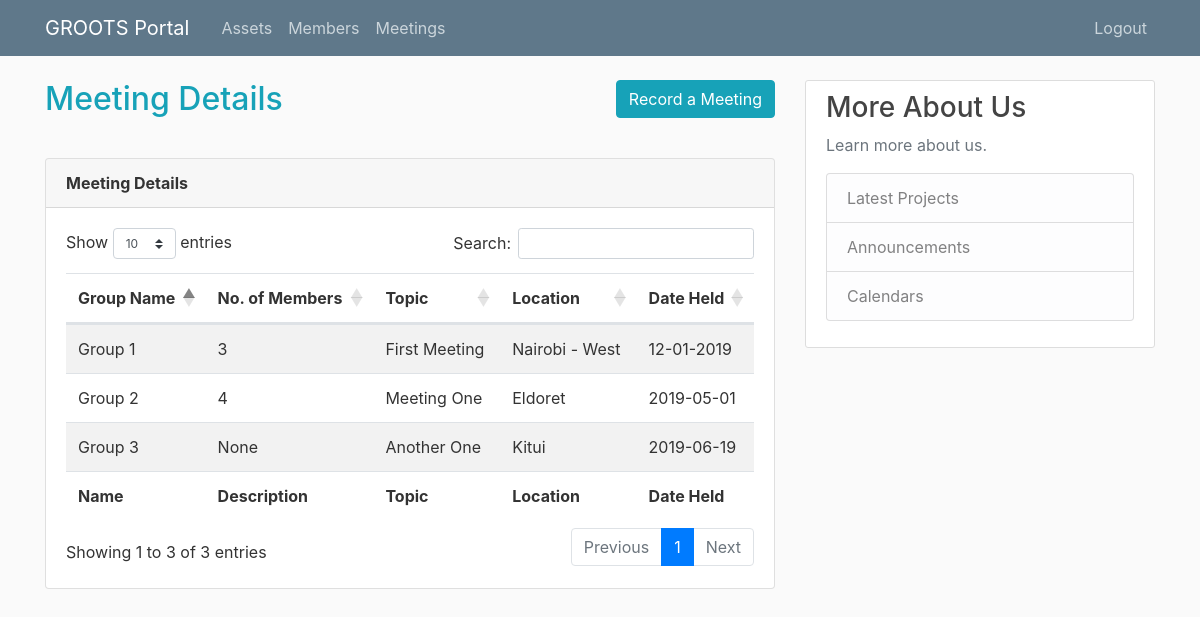
Page /meetings on the committed database.
### tables this page shows
CREATE TABLE meetings (id INTEGER PRIMARY KEY, group_id INT, topic VARCHAR(50), location VARCHAR(50), date_held VARCHAR(50));

CREATE TABLE groups(id INTEGER PRIMARY KEY, name VARCHAR(50));

### app.py (the view, shortened to what this page needs)
@app.route('/meetings', methods=['GET', 'POST'])
def meetings():
  if request.method == 'GET':
    query = """
      SELECT m.topic, m.location, m.date_held, g.name,
        (SELECT SUM(b.group_id) FROM members AS b WHERE b.group_id = m.group_id GROUP BY b.group_id)
      FROM meetings AS m
      JOIN groups AS g ON m.group_id = g.id
      ORDER BY m.id ASC
    """
    query1 = "SELECT * FROM groups"
    connection = sqlite3.connect('data.db')
    cursor = connection.cursor()
    cursor.execute(query)
    meetings = cursor.fetchall()
    cursor.execute(query1)
    groups = cursor.fetchall()
    connection.close()
    return render_template('meetings.html', meetings=meetings, groups=groups)

### templates/meetings.html (shortened to what this page needs)
<!doctype html>
<html lang="en">
  <head>
    <link rel="stylesheet" href="https://maxcdn.bootstrapcdn.com/bootstrap/4.0.0/css/bootstrap.min.css"
>
    <link rel="stylesheet" href="https://cdn.datatables.net/1.10.18/css/dataTables.bootstrap4.min.css">
    <link rel="stylesheet" href="{{ url_for('static', filename='main.css') }}">
  </head>
  <body>
    <header class="site-header">
      <nav class="navbar navbar-expand-md navbar-dark bg-steel fixed-top">
        <div class="container">
          <a class="navbar-brand mr-4" href="{{ url_for('home') }}">GROOTS Portal</a>
          <div class="collapse navbar-collapse" id="navbarToggle">
            <div class="navbar-nav mr-auto">
              <a class="nav-item nav-link" href="{{ url_for('assets') }}">Assets</a>
              <a class="nav-item nav-link" href="{{ url_for('members') }}">Members</a>
              <a class="nav-item nav-link" href="{{ url_for('meetings') }}">Meetings</a>
            </div>
            <div class="navbar-nav">
              <a class="nav-item nav-link" href="{{ url_for('logout') }}">Logout</a>
            </div>
          </div>
        </div>
      </nav>
    </header>
    <main role="main" class="container mb-5">
      <div class="row">
        <div class="col-md-8">
          <div class="mb-4">
            <h2 class="text-info float-left">Meeting Details</h2>
            <button type="button" class="btn btn-info float-right mb-3" data-toggle="modal"
              data-target="#newMeetingModal">Record a Meeting</button>
            <div class="clearfix"></div>
          </div>
          <div class="card">
            <div class="card-header">
              <strong>Meeting Details</strong>
            </div>
            <div class="card-body">
              <div class="table-responsive">
                <table id="meetingsTable" class="table table-striped">
                  <thead>
                    <tr>
                      <th>Group Name</th>
                      <th>No. of Members</th>
                      <th>Topic</th>
                      <th>Location</th>
                      <th>Date Held</th>
                    </tr>
                  </thead>
                  <tfoot>
                    <tr>
                      <th>Name</th>
                      <th>Description</th>
                      <th>Topic</th>
                      <th>Location</th>
                      <th>Date Held</th>
                    </tr>
                  </tfoot>
                  <tbody>
                    {% if meetings %}
                    {% for meeting in meetings %}
                    <tr>
                      <td>{{meeting[3]}}</td>
                      <td>{{meeting[4]}}</td>
                      <td>{{meeting[0]}}</td>
                      <td>{{meeting[1]}}</td>
                      <td>{{meeting[2]}}</td>
                    </tr>
                    {% endfor %}
                    {% else %}
                    <p>Loading...</p>
                    {% endif %}
                  </tbody>
                </table>
              </div>
            </div>
          </div>
        </div>
        <div class="col-md-4">
          <div class="content-section">
            <h3>More About Us</h3>
            <p class='text-muted'>Learn more about us.
              <ul class="list-group">
                <li class="list-group-item list-group-item-light">Latest Projects</li>
                <li class="list-group-item list-group-item-light">Announcements</li>
                <li class="list-group-item list-group-item-light">Calendars</li>
              </ul>
            </p>
          </div>
        </div>
      </div>
    </main>
  </body>
  </body>
</html>

### static/main.css (style rules this page uses)
body { background: #fafafa; color: #333333; margin-top: 5rem; }
h1, h2, h3, h4, h5, h6 { color: #444444; }
ul { margin: 0; }
.bg-steel { background-color: #5f788a; }
.site-header .navbar-nav .nav-link { color: #cbd5db; }
.content-section { background: #ffffff; padding: 10px 20px; border: 1px solid #dddddd; border-radius: 3px; margin-bottom: 20px; }

### rows in the picture
meetings: name "Group 1", meeting "3", topic "First Meeting", location "Nairobi - West", date_held "12-01-2019"
meetings: name "Group 2", meeting "4", topic "Meeting One", location "Eldoret", date_held "2019-05-01"
meetings: name "Group 3", meeting "None", topic "Another One", location "Kitui", date_held "2019-06-19"
